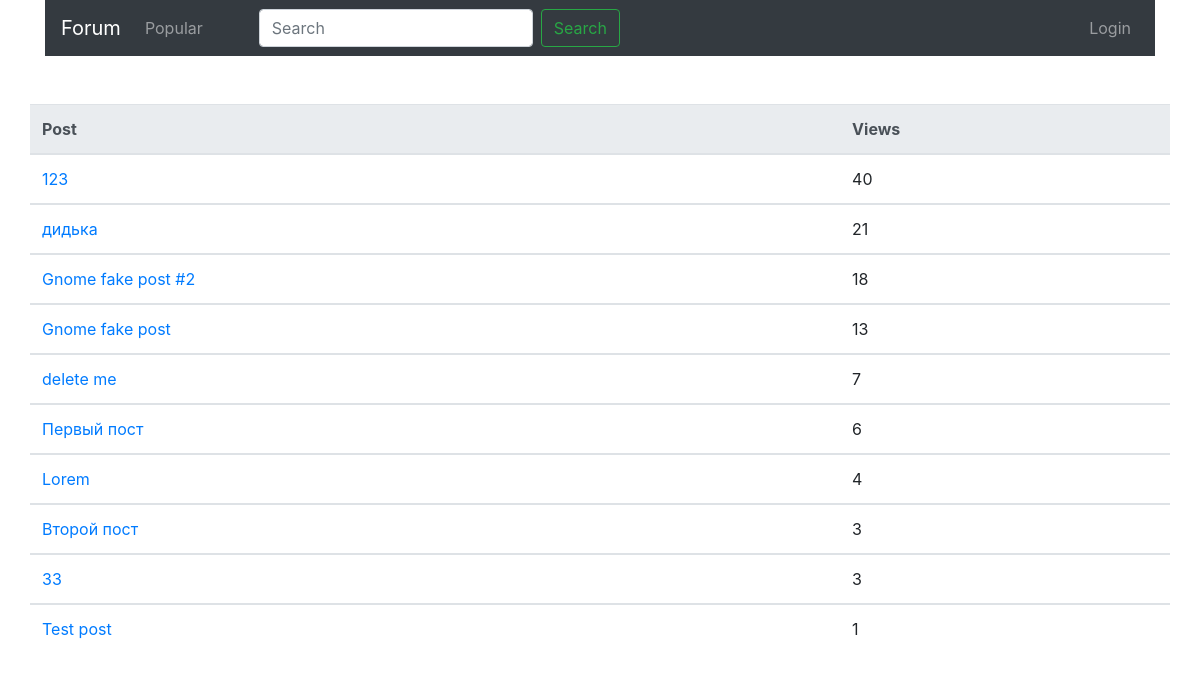
The app's page /popular/, older data.
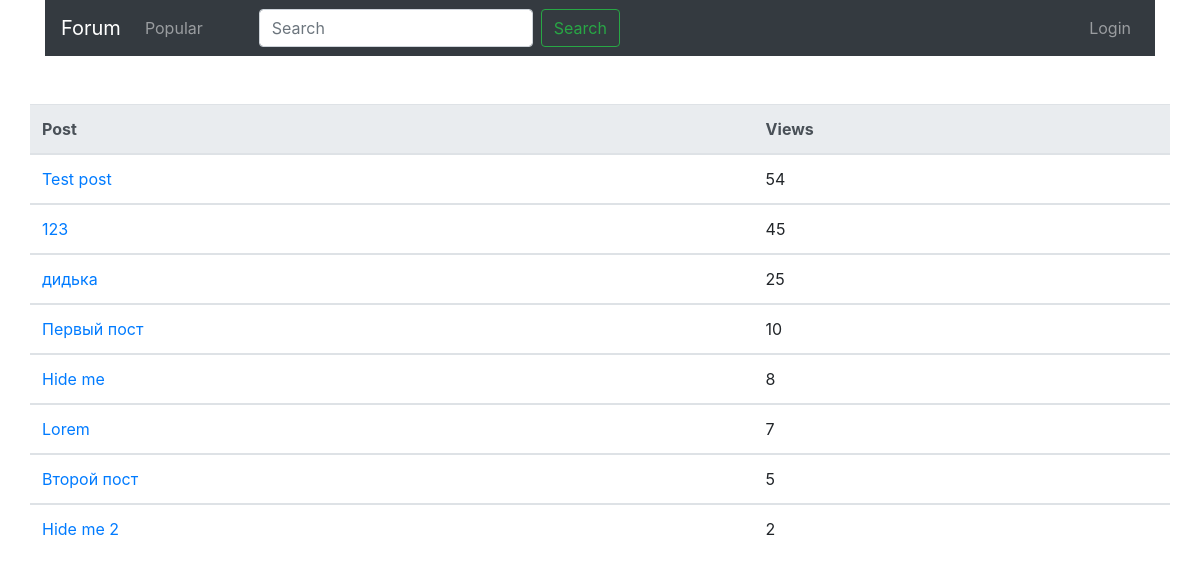
The same page, newer data.
### blog/models.py (models this page shows, shortened)
class Post(models.Model):
    post_author = models.ForeignKey(User, on_delete=models.SET_NULL, null=True, blank=True)
    post_title = models.CharField(max_length=100)
    post_text = models.CharField(max_length=500)
    post_date = models.DateTimeField(default=datetime.now)
    is_hidden = models.BooleanField(default=False)
    visit_count = models.PositiveIntegerField(default=0)
    likes = models.ManyToManyField(User, blank=True, related_name='post_likes')
    class Meta:
        permissions = (('can_edit_content', 'Can edit content'),)

### blog/views.py (the view)
# urls.py: path('popular/', views.PopularView.as_view(), name='popular'),
class PopularView(generic.ListView):
    model = Post
    template_name = 'popular.html'
    context_object_name = 'posts_list'
    def get_queryset(self):
        return Post.objects.filter(
            post_date__lte=timezone.now()
        ).order_by('-visit_count')

### blog/templates/popular.html
{% extends "base.html" %}
{% block content %}
<div class="container mt-5">
    <div class="row justify-content-center">
        <table class="table">
            <thead class="thead-light">
            <tr>
                <th scope="col">Post</th>
                <th scope="col">Views</th>
            </tr>
            </thead>
            {% for post in posts_list%}
            {% if post.is_hidden == False %}
            <tbody>
            <tr>
                <td><a href="{% url 'detail' post.id %}">
                            {{ post.post_title }}</a></td>
                <td>{{post.visit_count}}</td>
            </tbody>
            {% endif %}
            {% endfor %}
        </table>
    </div>
</div>
{% endblock %}

Row changes from the older to the newer data that the page shows:
no longer on this page (row edited): Post: post_title "Gnome fake post #2", visit_count "18"
no longer on this page (row edited): Post: post_title "Gnome fake post", visit_count "13"
no longer on this page (row edited): Post: post_title "delete me", visit_count "7"
no longer on this page (row edited): Post: post_title "33", visit_count "3"
changed Post "Test post": visit_count "1" → "54"; moves up the list
changed Post (number 2 of 8 on the later page): visit_count "40" → "45"
changed Post "дидька": visit_count "21" → "25"
changed Post "Первый пост": visit_count "6" → "10"
added Post: post_title "Hide me", visit_count "8"
changed Post "Lorem": visit_count "4" → "7"
changed Post "Второй пост": visit_count "3" → "5"
added Post: post_title "Hide me 2", visit_count "2"
